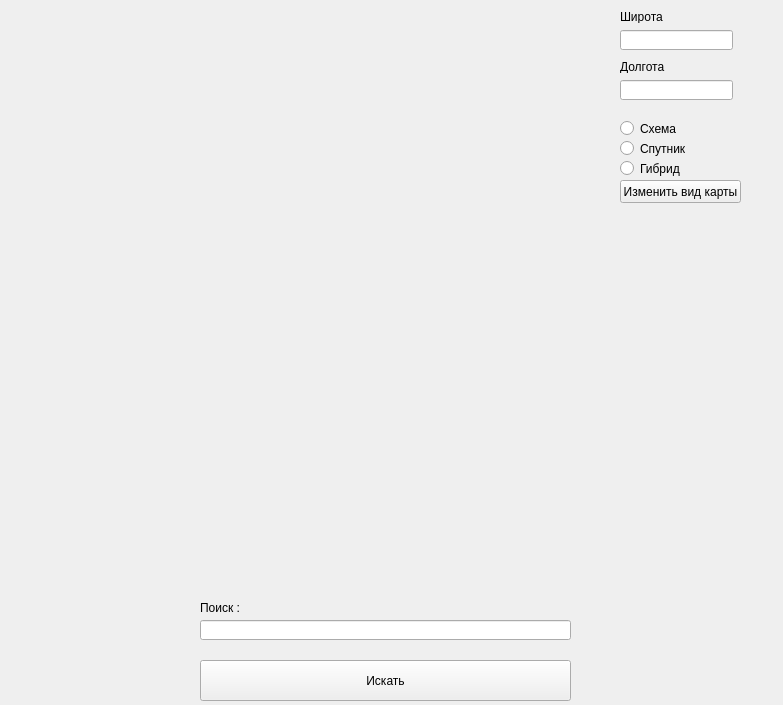
<?xml version="1.0" encoding="UTF-8"?>
<ui version="4.0">
 <class>StaticMaps</class>
 <widget class="QMainWindow" name="StaticMaps">
  <property name="geometry">
   <rect>
    <x>0</x>
    <y>0</y>
    <width>783</width>
    <height>705</height>
   </rect>
  </property>
  <property name="windowTitle">
   <string>MainWindow</string>
  </property>
  <widget class="QWidget" name="centralwidget">
   <widget class="QLabel" name="map">
    <property name="geometry">
     <rect>
      <x>50</x>
      <y>40</y>
      <width>461</width>
      <height>451</height>
     </rect>
    </property>
    <property name="text">
     <string/>
    </property>
   </widget>
   <widget class="QLineEdit" name="coord1">
    <property name="geometry">
     <rect>
      <x>620</x>
      <y>80</y>
      <width>113</width>
      <height>20</height>
     </rect>
    </property>
   </widget>
   <widget class="QLineEdit" name="coord2">
    <property name="geometry">
     <rect>
      <x>620</x>
      <y>30</y>
      <width>113</width>
      <height>20</height>
     </rect>
    </property>
   </widget>
   <widget class="QPushButton" name="start">
    <property name="geometry">
     <rect>
      <x>200</x>
      <y>660</y>
      <width>371</width>
      <height>41</height>
     </rect>
    </property>
    <property name="text">
     <string>Искать</string>
    </property>
   </widget>
   <widget class="QLabel" name="label">
    <property name="geometry">
     <rect>
      <x>620</x>
      <y>10</y>
      <width>47</width>
      <height>13</height>
     </rect>
    </property>
    <property name="text">
     <string>Широта</string>
    </property>
   </widget>
   <widget class="QLabel" name="label_2">
    <property name="geometry">
     <rect>
      <x>620</x>
      <y>60</y>
      <width>47</width>
      <height>13</height>
     </rect>
    </property>
    <property name="text">
     <string>Долгота</string>
    </property>
   </widget>
   <widget class="QRadioButton" name="r1">
    <property name="geometry">
     <rect>
      <x>620</x>
      <y>120</y>
      <width>82</width>
      <height>17</height>
     </rect>
    </property>
    <property name="text">
     <string>Схема</string>
    </property>
   </widget>
   <widget class="QRadioButton" name="r2">
    <property name="geometry">
     <rect>
      <x>620</x>
      <y>140</y>
      <width>82</width>
      <height>17</height>
     </rect>
    </property>
    <property name="text">
     <string>Спутник</string>
    </property>
   </widget>
   <widget class="QRadioButton" name="r3">
    <property name="geometry">
     <rect>
      <x>620</x>
      <y>160</y>
      <width>82</width>
      <height>17</height>
     </rect>
    </property>
    <property name="text">
     <string>Гибрид</string>
    </property>
   </widget>
   <widget class="QPushButton" name="on_b">
    <property name="geometry">
     <rect>
      <x>620</x>
      <y>180</y>
      <width>121</width>
      <height>23</height>
     </rect>
    </property>
    <property name="text">
     <string>Изменить вид карты</string>
    </property>
   </widget>
   <widget class="QLineEdit" name="search">
    <property name="geometry">
     <rect>
      <x>200</x>
      <y>620</y>
      <width>371</width>
      <height>20</height>
     </rect>
    </property>
   </widget>
   <widget class="QLabel" name="label_3">
    <property name="geometry">
     <rect>
      <x>200</x>
      <y>600</y>
      <width>581</width>
      <height>16</height>
     </rect>
    </property>
    <property name="text">
     <string>Поиск :</string>
    </property>
   </widget>
  </widget>
 </widget>
 <resources/>
 <connections/>
</ui>
